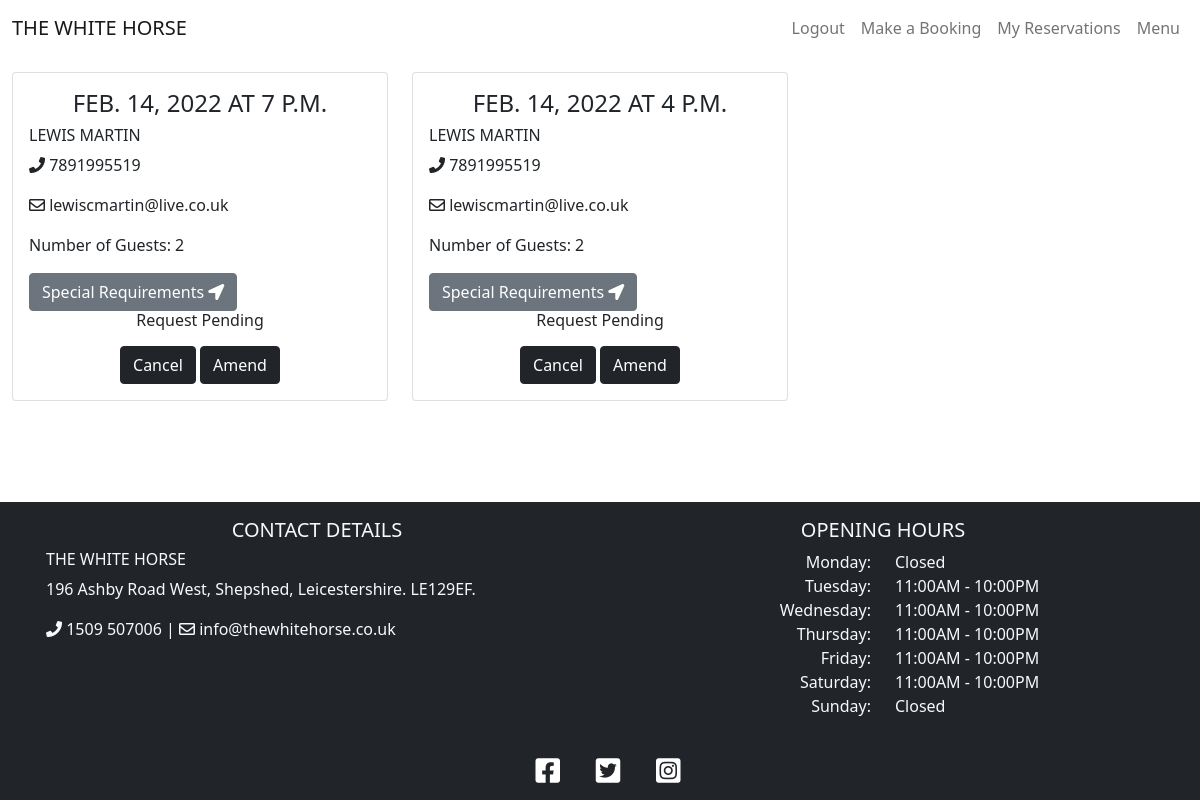
/reservations (signed in), run on an earlier commit of the app's database.
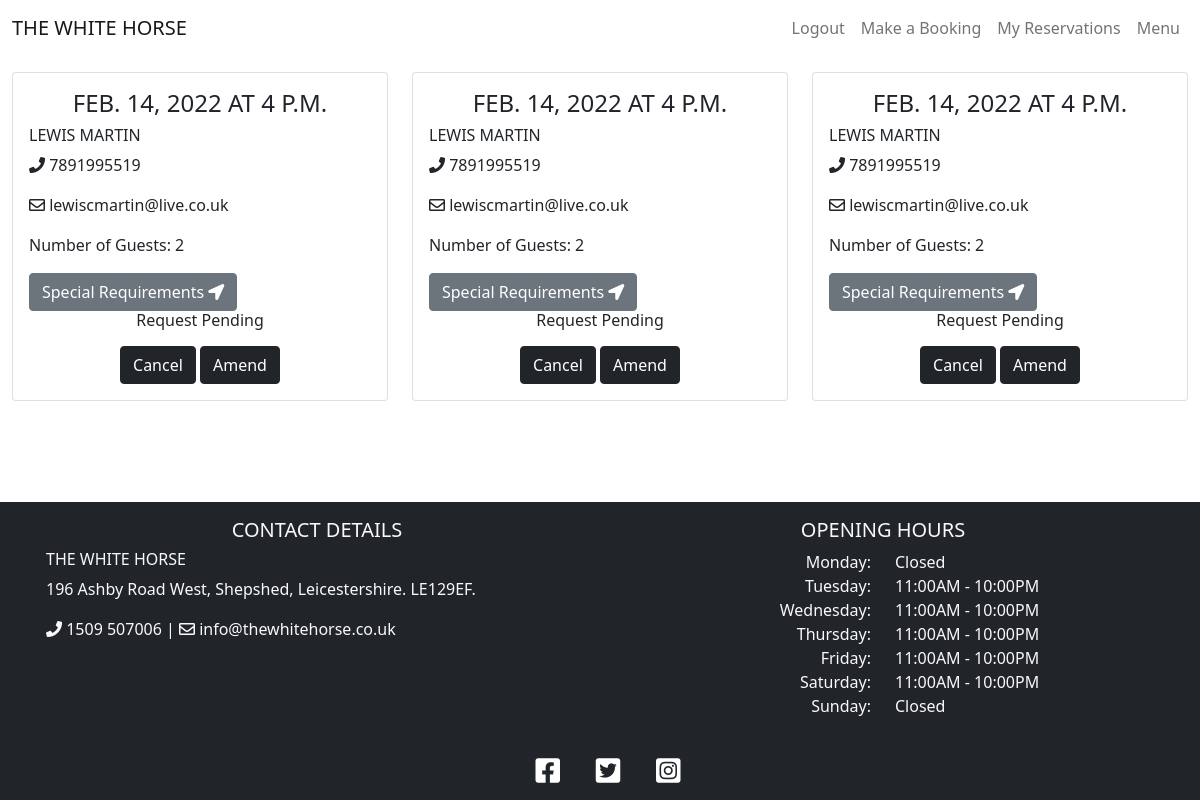
And on a later commit of the database.
### booking/models.py (models this page shows, shortened)
class Booking(models.Model):
    user = models.ForeignKey(User, on_delete=models.CASCADE)
    lead = models.CharField(max_length=200, blank=False)
    email = models.CharField(max_length=200, blank=False)
    mobile = models.IntegerField(blank=False)
    date = models.DateField(blank=False)
    time = models.TimeField(blank=False)
    notes = models.TextField(max_length=200)
    guests = models.PositiveIntegerField(blank=False)
    status = models.IntegerField(choices=STATUS, default=0)
    class Meta:
        ordering = ['-date']

### booking/views.py (the view)
# urls.py: path('reservations', views.ReservationList.as_view(), name='reservations'),
class ReservationList(generic.ListView):
    model = Booking
    def get(self, request, *args, **kwargs):
        reservations = Booking.objects.filter(user=request.user)
        return render(
            request, 'reservations.html',
            {
                'reservations': reservations,
            },
        )

### templates/reservations.html (shortened to what this page needs)
{% extends "base.html" %}
{% block content %}
<div class="container-fluid mb-3">
    <div class="row">
        <div class="col-12 mt-3 left">
            <div class="row">
                {% for reservation in reservations %}
                <div class="col-md-4">
                    <div class="card mb-4">
                        <div class="card-body">
                            <h4 class='card-title text-uppercase text-center'>{{ reservation.date }} at
                                {{ reservation.time }}</h4>
                            <h6 class="text-uppercase">{{ reservation.lead }}</h6>
                            <div class='card-text'>
                                <p><i class="fas fa-phone"></i> {{ reservation.mobile }}</p>
                                <p><i class="far fa-envelope"></i> {{ reservation.email }}</p>
                                <p>Number of Guests: {{ reservation.guests }}</p>
                                <button data-bs-toggle='modal' data-bs-target='#notes' class="btn btn-secondary">Special
                                    Requirements <i class="fas fa-location-arrow"></i></button>
                                <div class='text-center h6'>
                                    {% if reservation.status == 1 %}
                                    <p>Reservation Accepted</p>
                                    {% elif reservation.status == 2 %}
                                    <p>Reservation Declined</p>
                                    {% else %}
                                    <p>Request Pending</p>
                                    {% endif %}
                                </div>
                            </div>
                            <div class='text-center'>
                                <a href="/cancel/{{ reservation.id }}"><button class="btn btn-dark">Cancel</button></a>
                                <a href="/amend/{{ reservation.id }}"><button class="btn btn-dark">Amend</button></a>
                            </div>
                        </div>
                    </div>
                </div>
                {% if forloop.counter|divisibleby:3  %}
            </div>
                <div class="row">
                    {% endif %}
                    {% endfor %}
                </div>
        </div>
    </div>
</div>
{% endblock %}

### templates/base.html (shortened to what this page needs)
{% load static %}
<!DOCTYPE html>
<html lang="en">
<head>
    <link rel="stylesheet" href="https://cdnjs.cloudflare.com/ajax/libs/font-awesome/5.15.3/css/all.min.css">
    <link href="https://cdn.jsdelivr.net/npm/bootstrap@5.0.1/dist/css/bootstrap.min.css" rel="stylesheet"
>
    <link rel="stylesheet" href="{% static 'css/style.css' %}">
</head>
<body class="site">
    <header>
        <nav class="navbar sticky-top navbar-expand-lg navbar-light">
            <div class="container-fluid">
                <a class="navbar-brand text-uppercase" href="{% url 'index' %}">The White Horse</a>
                <div class="collapse navbar-collapse" id="navbarNav">
                    <ul class="navbar-nav ms-auto">
                        {% if user.is_authenticated %}
                        <li class="nav-item">
                            <a class="nav-link" href="{% url 'account_logout' %}">Logout</a>
                        </li>
                        {% endif %}
                        {% if user.is_authenticated %}
                        <li class="nav-item">
                            <a class="nav-link" href="{% url 'booking' %}">Make a Booking</a>
                        </li>
                        <li class="nav-item">
                            <a class="nav-link" href="{% url 'reservations' %}">My Reservations</a>
                        </li>
                        {% else %}
                        <li class="nav-item">
                            <a class="nav-link" href="{% url 'account_signup' %}">Make a Booking</a>
                        </li>
                        {% endif %}
                        <li class="nav-item">
                            <a class="nav-link" href="#">Menu</a>
                        </li>
                    </ul>
                </div>
            </div>
        </nav>
    </header>
    <main class="site-content">
        {% block content %}
        {% endblock content %}
    </main>
    <footer class="footer bg-dark text-light text-lg-start text-center">
        <div class="container p-3">
            <div class="row">
                <div class="col-lg-6 col-md-12 mb-4 mb-md-0">
                    <h5 class="text-uppercase text-center">Contact Details</h5>
                    <h6 class="text-uppercase">The White Horse</h6>
                    <p>
                        196 Ashby Road West, Shepshed, Leicestershire. LE129EF.
                    </p>
                    <p>
                        <i class="fas fa-phone"></i> 1509 507006 | <i class="far fa-envelope"></i> info@thewhitehorse.co.uk
                    </p>
                </div>
                <div class="col-lg-6 col-md-12 mb-4 mb-md-0">
                    <h5 class="text-uppercase text-center">Opening Hours</h5>
                    <div class="row">
                        <div class="col">
                            <ul class="text-lg-end text-center list-unstyled">
                                <li>
                                    Monday:
                                </li>
                                <li>
                                    Tuesday:
                                </li>
                                <li>
                                    Wednesday:
                                </li>
                                <li>
                                    Thursday:
                                </li>
                                <li>
                                    Friday:
                                </li>
                                <li>
                                    Saturday:
                                </li>
                                <li>
                                    Sunday:
                                </li>
                            </ul>
                        </div>
                        <div class="col">
                            <ul class="list-unstyled">
                                <li>
                                    Closed
                                </li>
                                <li>
                                    11:00AM - 10:00PM
                                </li>
                                <li>
                                    11:00AM - 10:00PM
                                </li>
                                <li>
                                    11:00AM - 10:00PM
                                </li>
                                <li>
                                    11:00AM - 10:00PM
                                </li>
                                <li>
                                    11:00AM - 10:00PM
                                </li>
                                <li>
                                    Closed
                                </li>
                            </ul>
                        </div>
                    </div>
                </div>
            </div>
        </div>
        <div class="text-center">
            <a href="https://en-gb.facebook.com/" target="_blank" rel="noopener" class="badge badge-light"
                aria-label="visit our Facebook page (opens in a new tab)"><i
                    class="fab fa-facebook-square ms-3 h3"></i></a>
            <a href="https://twitter.com/" target="_blank" rel="noopener" class="badge badge-light"
                aria-label="visit our Twitter page (opens in a new tab)"><i
                    class="fab fa-twitter-square ms-3 h3"></i></a>
            <a href="https://www.instagram.com/" target="_blank" rel="noopener" class="badge badge-light"
                aria-label="visit our Instagram page (opens in a new tab)"><i
                    class="fab fa-instagram-square ms-3 h3"></i></a>
        </div>
    </footer>
</body>
</html>

### static/css/style.css (style rules this page uses)
body { background-color: white; }
header { background-color: white; }
.site { display: flex; min-height: 100vh; flex-direction: column; }
.site-content { flex: 1; width: 100%; height: 100%; }

What changed in the data, as far as the page shows it:
removed Booking: date "FEB. 14, 2022", time "7 P.M.", lead "LEWIS MARTIN", mobile "7891995519", email "lewiscmartin@live.co.uk", guests "2", status "Request Pending"
added Booking: date "FEB. 14, 2022", time "4 P.M.", lead "LEWIS MARTIN", mobile "7891995519", email "lewiscmartin@live.co.uk", guests "2", status "Request Pending"
added Booking: date "FEB. 14, 2022", time "4 P.M.", lead "LEWIS MARTIN", mobile "7891995519", email "lewiscmartin@live.co.uk", guests "2", status "Request Pending"
